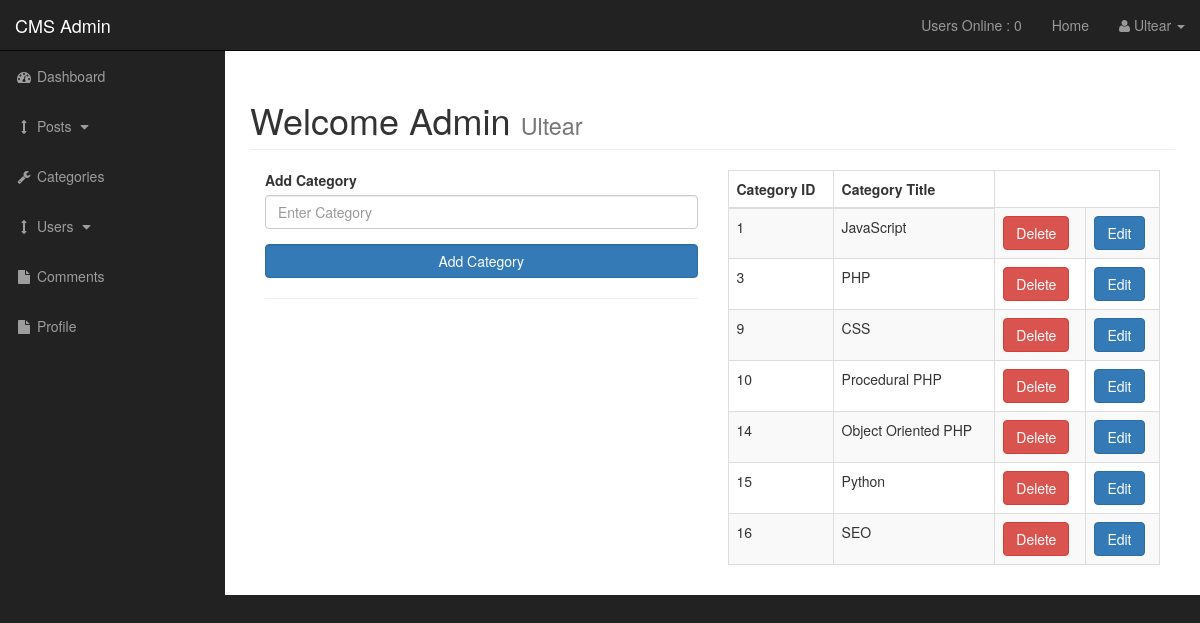
/admin/admin_categories.php (signed in), run on the app's committed database.
### tables this page shows
CREATE TABLE `categories` (
  `cat_id` int(11) NOT NULL,
  `cat_title` varchar(255) NOT NULL
);

### admin/admin_functions.php (the view, shortened to what this page needs)
<?php
function insert_table(){
  global $connection;
  $query = "SELECT * FROM categories";
  $result = mysqli_query($connection, $query);
  while($row = mysqli_fetch_assoc($result)){
    $cat_id = $row['cat_id'];
    $cat_title = $row['cat_title'];
  ?>
    <tr>
      <td><?php echo $cat_id; ?> </td>
      <td><?php echo $cat_title; ?></td>
      <td><a href="admin_categories?delete=<?php echo $cat_id; ?>" class="btn btn-danger">Delete</a></td>
      <td><a class="btn btn-primary" href="admin_categories?edit=<?php echo $cat_id; ?>">Edit</a></td>
    </tr>
  <?php }
}
?>

### admin/css/sb-admin.css (style rules this page uses)
body { margin-top: 100px; background-color: #222; }
@media (min-width:768px) { body { margin-top: 50px; } }

### data on the page
categories: cat_id "1", cat_title "JavaScript"
categories: cat_id "3", cat_title "PHP"
categories: cat_id "9", cat_title "CSS"
categories: cat_id "10", cat_title "Procedural PHP"
categories: cat_id "14", cat_title "Object Oriented PHP"
categories: cat_id "15", cat_title "Python"
categories: cat_id "16", cat_title "SEO"

### other printed values
users_online() "0"
$_SESSION['username'] "Ultear"
